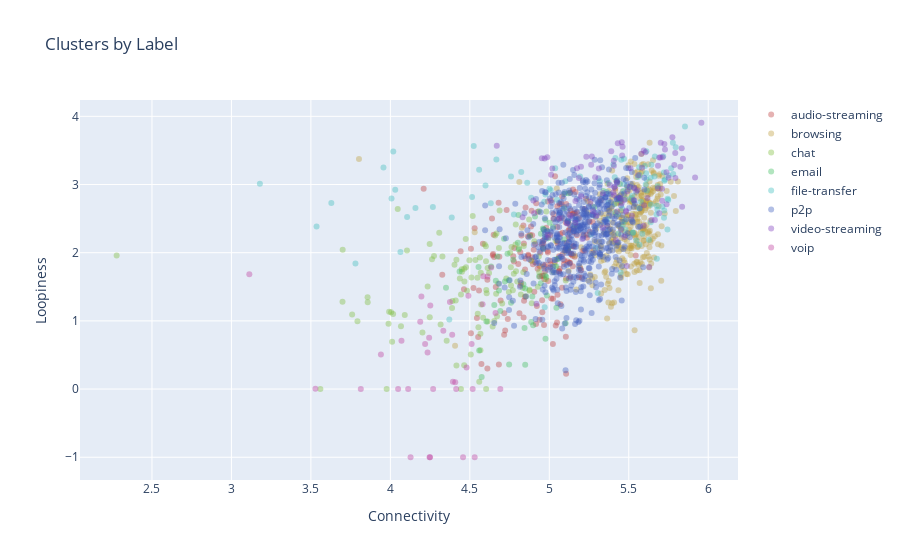

The cell this chart's notebook holds for it:
### Code cell
topology_data_td2 = show_clusters_by_label_2D_tda(application_dataset_1['Dataset'], target_label='Application Type', title='Clusters by Label', n_points=100, allow_partial=True)
